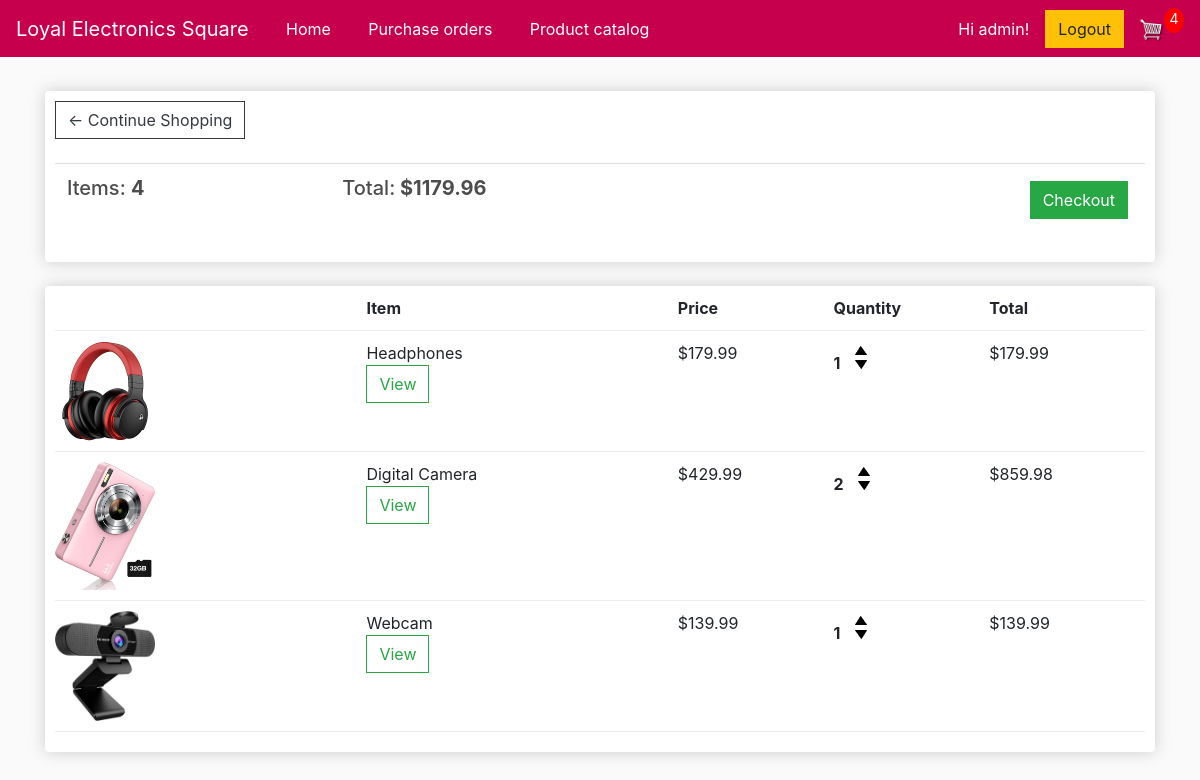
/cart/ (signed in), run on an earlier commit of the app's database.
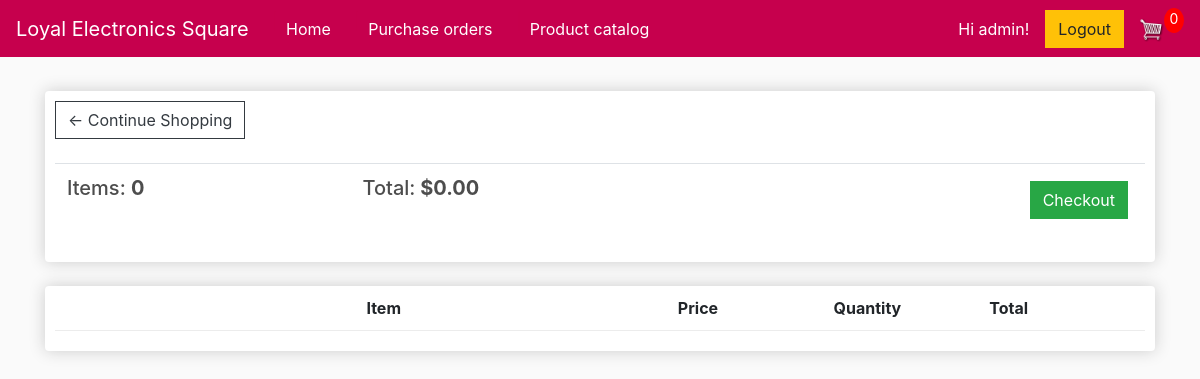
And on a later commit of the database.
### store/models.py (models this page shows, shortened)
class Order(models.Model):
    customer = models.ForeignKey(Customer, on_delete=models.SET_NULL, null=True, blank=True)
    date_ordered = models.DateTimeField(default=timezone.now)
    complete = models.BooleanField(default=False, null=True, blank=False)
    total_amount = models.DecimalField(max_digits=100, decimal_places=2, null=True)
    status = models.CharField(max_length=20, null=True)
    @property
    def get_cart_total(self):
        orderitems = self.orderitem_set.all()
        total = sum([item.get_total for item in orderitems])
        return total
    @property
    def get_cart_items(self):
        orderitems = self.orderitem_set.all()
        total = sum([item.quantity for item in orderitems])
        return total
    def total_amount(self):
        orderitems = self.orderitem_set.all()
        total = sum([item.get_total for item in orderitems])
        return total

class OrderItem(models.Model):
    product = models.ForeignKey(Product, on_delete=models.SET_NULL, null=True)
    order = models.ForeignKey(Order, on_delete=models.SET_NULL, null=True)
    quantity = models.IntegerField(default=0, null=True, blank=True)
    date_added = models.DateTimeField(auto_now_add=True)
    unit_price = models.DecimalField(max_digits=10, decimal_places=2, null=True)
    subtotal = models.DecimalField(max_digits=10, decimal_places=2, null=True)
    @property
    def get_total(self):
        total = self.product.price * self.quantity
        return total

class Product(models.Model):
    name = models.CharField(max_length=200, null=True)
    price = models.DecimalField(max_digits=10, decimal_places=2)
    digital = models.BooleanField(default=False, null=True, blank=False)
    image = models.ImageField(null=True, blank=True)
    image2 = models.ImageField(null=True, blank=True)
    image3 = models.ImageField(null=True, blank=True)
    description = models.TextField(null=True)
    is_active = models.BooleanField(default=True)
    @property
    def imageURL(self):
        try:
            url = self.image.url
        except:
            url = ''
        return url

### store/views.py (the view)
# urls.py: path('cart/', views.cart, name="cart"),
def cart(request):
     if request.user.is_authenticated:
          customer = request.user.customer
          order, created = Order.objects.get_or_create(customer=customer, complete=False)
          items = order.orderitem_set.all()
          cartItems = order.get_cart_items
     else:
          items = []
          order = {'get_cart_total':0, 'get_cart_items':0, 'shipping':False}
          cartItems = order['get_cart_items']
     products = Product.objects.all()
     context = {'products':products, 'items':items, 'order':order, 'cartItems':cartItems}
     return render(request, 'store/cart.html', context)

### store/templates/store/Cart.html
{% extends 'store/main.html' %}
{% load static %}
{% block content %}
	<div class="row">
		<div class="col-lg-12">
			<div class="box-element">
				<a  class="btn btn-outline-dark" href="{% url 'store' %}">&#x2190; Continue Shopping</a>
				<br>
				<br>
				<table class="table">
					<tr>
						<th><h5>Items: <strong>{{order.get_cart_items}}</strong></h5></th>
						<th><h5>Total:<strong> ${{order.get_cart_total|floatformat:2}}</strong></h5></th>
						<th>
							<a  style="float:right; margin:5px;" class="btn btn-success" href="{% url 'checkout' %}">Checkout</a>
						</th>
					</tr>
				</table>
			</div>
			<br>
			<div class="box-element">
				<div class="cart-row">
					<div style="flex:2"></div>
					<div style="flex:2"><strong>Item</strong></div>
					<div style="flex:1"><strong>Price</strong></div>
					<div style="flex:1"><strong>Quantity</strong></div>
					<div style="flex:1"><strong>Total</strong></div>
				</div>
				{% for item in items %}
				<div class="cart-row">
					<div style="flex:2"><img class="row-image" src="{{item.product.imageURL}}"></div>
					<div style="flex:2">{{item.product.name}}
					<br>
					<a class="btn btn-outline-success" href="{% url 'product' item.product.id %}">View</a>
					</div>
					<div style="flex:1">${{item.product.price|floatformat:2}}</div>
					<div style="flex:1">
						<p class="quantity">{{item.quantity}}</p>
						<div class="quantity">
							<img data-product="{{item.product.id}}" data-action="add" class="chg-quantity update-cart" src="{% static  'images/arrow-up.png' %}">
							<img data-product="{{item.product.id}}" data-action="remove" class="chg-quantity update-cart" src="{% static  'images/arrow-down.png' %}">
						</div>
					</div>
					<div style="flex:1">${{item.get_total}}</div>
				</div>
				{% endfor %}
			</div>
		</div>
	</div>
{% endblock content %}

### store/templates/store/Main.html (shortened to what this page needs)
<!DOCTYPE html>
{% load static %}
<html>
<head>
	<link rel="stylesheet" href="https://stackpath.bootstrapcdn.com/bootstrap/4.4.1/css/bootstrap.min.css">
	<link rel="stylesheet" type="text/css" href="{% static 'css/main.css' %}">
</head>
<body>
	<nav class="navbar navbar-expand-lg navbar-dark" style="background-color: #c6004d;">
		<a class="navbar-brand" href="{% url 'store' %}">Loyal Electronics Square</a>
		<div class="collapse navbar-collapse" id="navbarSupportedContent">
			<ul class="navbar-nav me-auto mb-2 mb-lg-0">
				<a style="margin-left: 8px; color: #c6004d">|</a>
				<li class="nav-item">
					<a class="nav-link active" aria-current="page" href="{% url 'store' %}">Home</a>
				</li>
				<a style="margin-left: 16px; color: #c6004d">|</a>
				<li class="nav-item">
					<a class="nav-link active" aria-current="page" href="{% url 'order_list' %}">Purchase orders</a>
				</li>
				<a style="margin-left: 16px; color: #c6004d">|</a>
				<li class="nav-item">
					<a class="nav-link active" aria-current="page" href="#">Product catalog</a>
				</li>
			</ul>
		</div>
	    <div class="form-inline my-2 my-lg-0">
			{% if user.is_authenticated %}
				<a style="margin-right: 16px; color: white">Hi {{ user.username }}! </a>
				<form action="{% url 'logout' %}" method="post">
					<button class="btn btn-warning" type="submit">Logout</button>
				</form>
			{% else %}
				<a style="margin-right: 16px; color: white">You are not logged in. </a>
	     		<a href="{% url 'login' %}" class="btn btn-warning">Login</a>
	     	{% endif %}
	     	<a href="{% url 'cart' %}">
	    		<img  id="cart-icon" src="{% static 'images/cart.png' %}">
	    	</a>
	    	<p id="cart-total">{{cartItems}}</p>
	    </div>
	</nav>
     <div class="container">
            <br>
            {% block content %}
            {% endblock content %}
         </div>
</body>
</html>

What changed in the data, as far as the page shows it:
removed Order: get_cart_items "4", get_cart_total "1179.96"
removed OrderItem: product.imageURL (picture), product.name "Headphones", product.price "179.99", quantity "1", get_total "179.99"
removed OrderItem: product.imageURL (picture), product.name "Digital Camera", product.price "429.99", quantity "2", get_total "859.98"
removed OrderItem: product.imageURL (picture), product.name "Webcam", product.price "139.99", quantity "1", get_total "139.99"
added Order: get_cart_items "0", get_cart_total "0.00"
Also different on the page:
{{ cartItems }}: "4" → "0"
